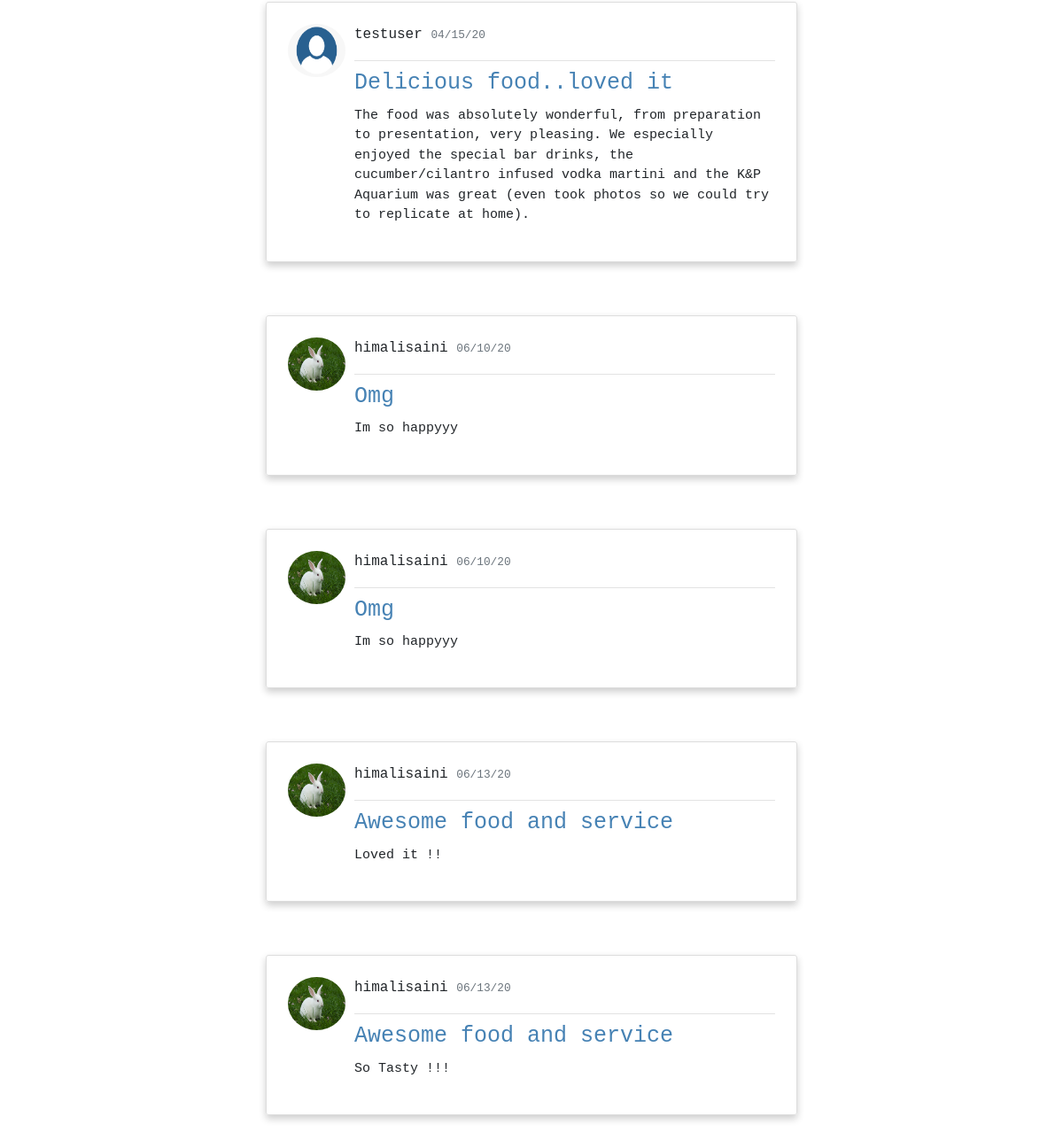
The page /review/ (lower part) on the database as committed earlier.
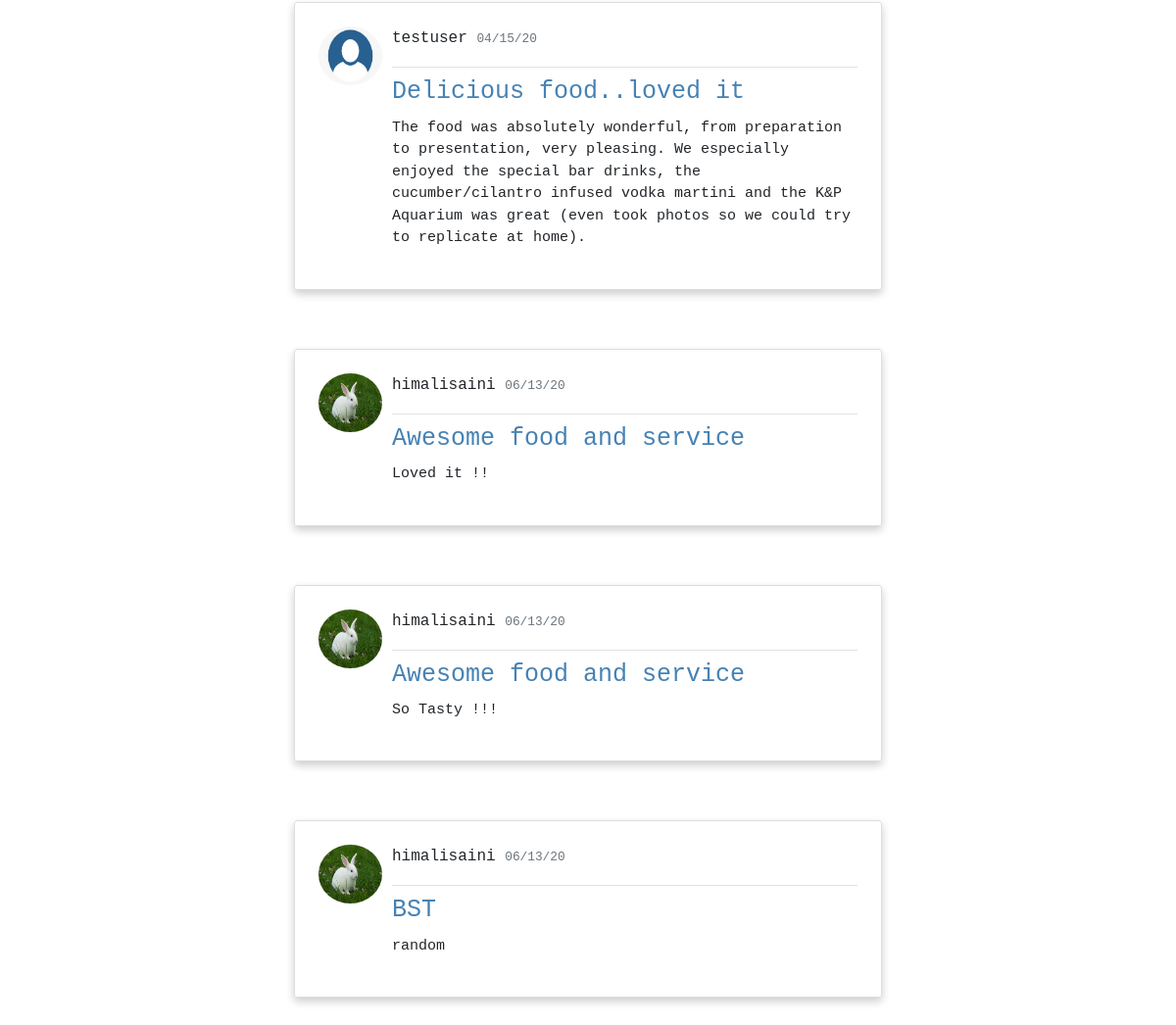
The same page on the database as committed later.
### shop/models.py (models this page shows, shortened)
class Review(models.Model):
    title = models.CharField(max_length=100)
    content = models.TextField()
    date_posted = models.CharField(default=get_date(),max_length=50)
    author = models.ForeignKey(User,on_delete=models.CASCADE)

### users/models.py (models this page shows, shortened)
class ProfileModel(models.Model):
    user = models.OneToOneField(User,on_delete=models.CASCADE)
    image = models.ImageField(default='default.png',upload_to='profile_pics')

### shop/views.py (the view)
# urls.py: path('review/', shop_views.reviews, name='reviews'),
def reviews(request):
    posts = Review.objects.all()
    context = {
        'posts' : posts
    }
    return render(request,'shop/review.html',context)

### shop/templates/shop/review.html (shortened to what this page needs)
{% extends 'shop/base.html' %}
{% block body %}
    {% for post in posts %}
        <article class="media review content-section">
          <img class="rounded-circle article-img" src="{{ post.author.profilemodel.image.url }}">
          <div class="media-body">
            <div class="article-metadata">
              <p class="mr-2">{{ post.author }}
              <small class="text-muted">{{ post.date_posted }}</small></p>
            </div>
            <h2><a href="{% url 'review-detail' post.pk %}" class="article-title">{{ post.title }}</a></h2>
            <p class="article-content">{{ post.content }}</p>
          </div>
        </article>
    {% endfor %}
{% endblock %}

Rows that differ between the two databases and show on the page:
removed Review: author.profilemodel.image (picture), author "himalisaini", date_posted "06/10/20", title "Omg", content "Im so happyyy"
removed Review: author.profilemodel.image (picture), author "himalisaini", date_posted "06/10/20", title "Omg", content "Im so happyyy"
added Review: author.profilemodel.image (picture), author "himalisaini", date_posted "06/13/20", title "BST", content "random"
